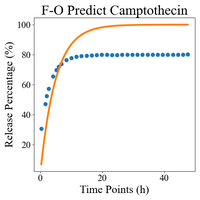
#> input picture pic-first-5/results_1_first.png, 200 x 200 px, shrunk from 600 x 600 before the run
$ python piltest.py
#> lines starting #> are read from the running program, lines starting #| are printed output that depends on the picture
from PIL import Image

def combine_images_horizontally(image_paths, output_path):
    # 打开所有图片并获取它们的宽度和高度
#> called with output_path = 'combined/first.png'
    images = [Image.open(path) for path in image_paths]
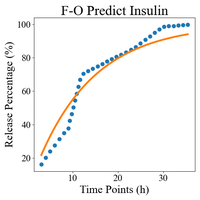
#> input picture pic-first-5/results_2_first.png, 200 x 200 px, shrunk from 600 x 600 before the run
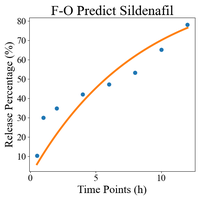
#> input picture pic-first-5/results_24_first.png, 200 x 200 px, shrunk from 600 x 600 before the run
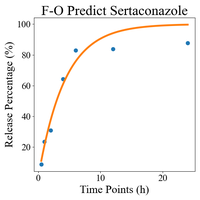
#> input picture pic-first-5/results_35_first.png, 200 x 200 px, shrunk from 600 x 600 before the run
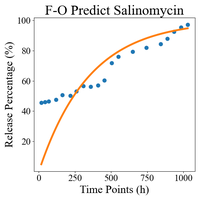
#> input picture pic-first-5/results_39_first.png, 200 x 200 px, shrunk from 600 x 600 before the run
#> images = 5 items
    widths, heights = zip(*(img.size for img in images))
#> widths = (200, 200, 200, 200, 200); heights = (200, 200, 200, 200, 200)

    # 创建一个新的空白图像，宽度是所有图像宽度之和，高度取最大值
    total_width = sum(widths)
#> total_width = 1000
    max_height = max(heights)
#> max_height = 200

    new_image = Image.new('RGB', (total_width, max_height))
#> new_image: PIL image 1000x200 RGB; every value is 0

    # 将每个图像粘贴到新图像中
    x_offset = 0
    for img in images:
        new_image.paste(img, (x_offset, 0))
        x_offset += img.width
#> this loop made 5 passes
#> x_offset on passes 1 to 5: 200, 400, 600, 800, 1000
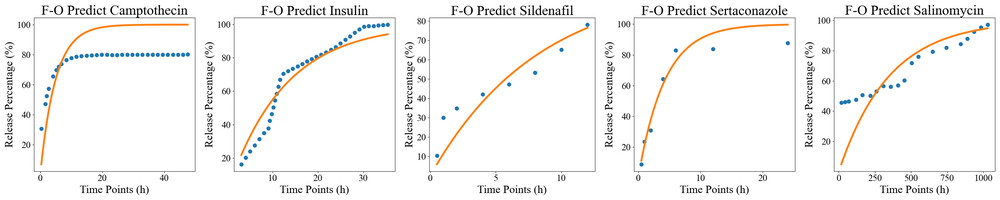
#> new_image: PIL image 1000x200 RGB; mean R, G, B 246.1, 245.4, 244.7
#> after the loop, x_offset = 1000

    # 保存新图像
    new_image.save(output_path)
    print(f"Combined image saved to {output_path}")

# 使用函数
# combine_images_horizontally(['pic-our-5/results_1.png', 'pic-our-5/results_2.png', 'pic-our-5/results_24.png', 'pic-our-5/results_35.png', 'pic-our-5/results_39.png'], 'pic-our-5/combined.png')

def combine_images_vertically(image_paths, output_path):
    # 打开所有图片并获取它们的宽度和高度
    images = [Image.open(path) for path in image_paths]
    widths, heights = zip(*(img.size for img in images))

    # 创建一个新的空白图像，宽度取最大值，高度是所有图像高度之和
    max_width = max(widths)
    total_height = sum(heights)

    new_image = Image.new('RGB', (max_width, total_height))

    # 将每个图像粘贴到新图像中
    y_offset = 0
    for img in images:
        new_image.paste(img, (0, y_offset))
        y_offset += img.height

    # 保存新图像
    new_image.save(output_path)
    print(f"Combined image saved to {output_path}")

# combine_images_vertically(['visual/combined_first.png','visual/combined_higuchi.png','visual/combined_hc.png','visual/combined_square.png','visual/combined_three.png','visual/combined_weibull.png','visual/combined_kp.png','visual/combined.png'],'visual/all.png')
if __name__ == '__main__':
    combine_images_horizontally(['pic-first-5/results_1_first.png',
                                 'pic-first-5/results_2_first.png',
                                 'pic-first-5/results_24_first.png',
                                 'pic-first-5/results_35_first.png',
                                 'pic-first-5/results_39_first.png',],
                                'combined/first.png')
    combine_images_horizontally(['pic-higuchi-5/results_1_higuchi.png',
                                 'pic-higuchi-5/results_2_higuchi.png',
                                 'pic-higuchi-5/results_24_higuchi.png',
                                 'pic-higuchi-5/results_35_higuchi.png',
                                 'pic-higuchi-5/results_39_higuchi.png',],
                                'combined/higuchi.png')
#> (the run stopped early here; a loop or call above may not have finished)
